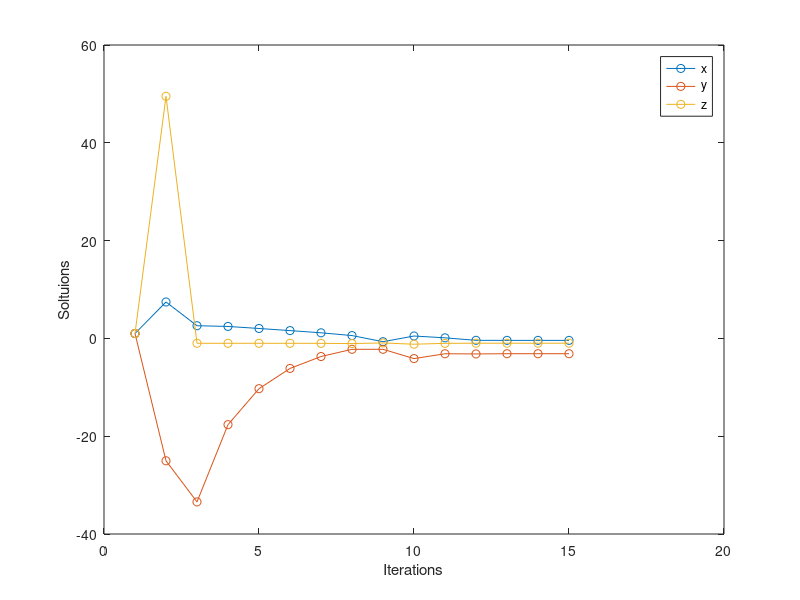
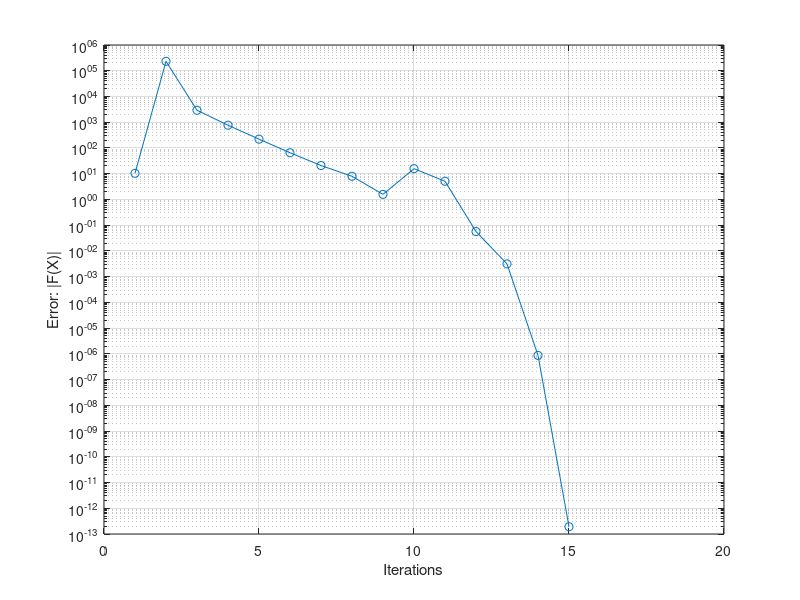

Write MATLAB code to recreate these figures, in order.
clear all;
clc;
close all;

%% functions U(x,y,x)=xexp(y)+z+1, V(x,y,z)=yz-x^3-pi and f(x,y,x)=xy^2z-15
maxIT=1000;
tol=1e-8;
x=1; y=1; z=1;
err=sum(abs(x*(exp(y))+z+1)+abs(((y*z)-(x^3))-pi)+abs((x*(y^2)*z)-3.5));
i=1;
while err(i)>tol & i<maxIT
    J(1,1)=exp(y(i));
    J(1,2)=x(i)*exp(y(i));
    J(1,3)=1;
    J(2,1)=-3*(x(i)^2);
    J(2,2)=z(i);
    J(2,3)=y(i);
    J(3,1)=z(i)*(y(i)^2);
    J(3,2)=2*y(i)*z(i)*x(i);
    J(3,3)=(y(i)^2)*x(i);
    F(1,1)=(x(i)*exp(y(i)))+z(i)+1;
    F(2,1)=(y(i)*z(i))-(x(i)^3)-pi;
    F(3,1)=(x(i)*(y(i)^2)*z(i))-3.9;
    X(1,1)=x(i); 
    X(2,1)=y(i);
    X(3,1)=z(i);
    X=J\(-F+J*X);
    x(i+1)=X(1);
    y(i+1)=X(2);
    z(i+1)=X(3);
    F(1)=x(i+1)*exp(y(i+1))+z(i+1)+1;
    F(2)=(y(i+1)*z(i+1))-(x(i+1)^3)-pi;
    F(3)=(x(i+1)*(y(i+1)^2)*z(i+1))-3.9;
    err(i+1)=sum(abs(F));
    i=i+1;
end
figure('color','w','units','centimeters','position',[5 5 7.5 7]);
plot(x,'o-');
hold on;
plot(y,'o-');
hold on;
plot(z,'o-');
xlabel('Iterations');
ylabel('Soltuions');
legend('x','y','z')
figure('color','w');
semilogy(err,'o-');
grid on
xlabel('Iterations');
ylabel('Error: |F(X)|')
total_iterations=i(end)




